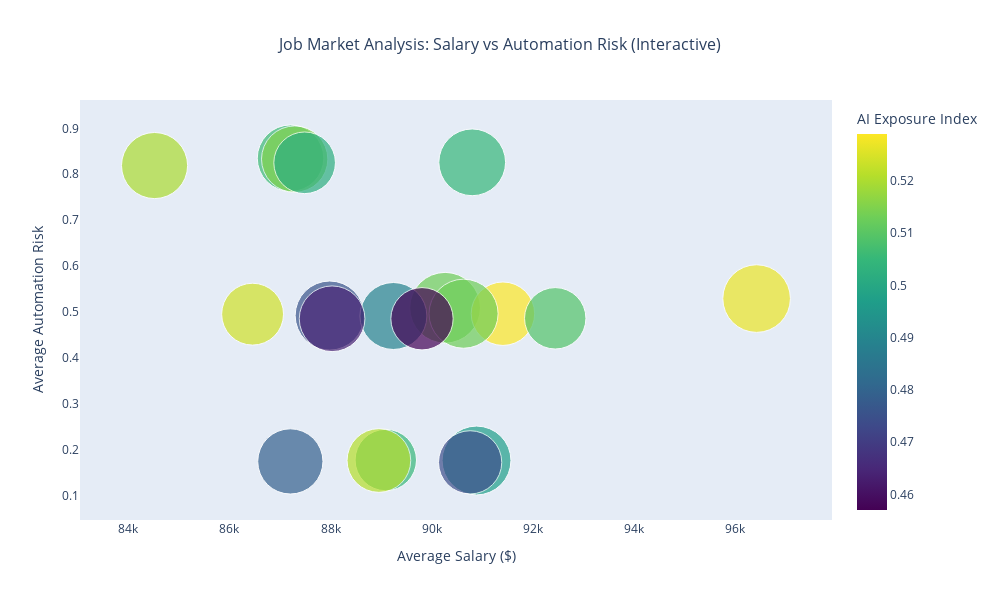

Source (notebook cell):
### Code cell
# Figure 3: Job-level analysis with interactive Plotly
# Aggregate by job title
df_jobs = df_total.groupby('Job_Title').agg({
    'Automation_Probability_2030': ['mean', 'std', 'count'],
    'Average_Salary': 'mean',
    'AI_Exposure_Index': 'mean',
    'Tech_Growth_Factor': 'mean',
    'Total_Skills_Score': 'mean'
}).round(3)

df_jobs.columns = ['Avg_Automation_Risk', 'Std_Automation_Risk', 'Job_Count','Avg_Salary', 'Avg_AI_Exposure', 'Avg_Tech_Growth', 'Avg_Skills_Score']
df_jobs = df_jobs.reset_index().sort_values('Avg_Automation_Risk', ascending=False)

# Interactive bubble chart
fig = px.scatter(df_jobs,
                 x='Avg_Salary',
                 y='Avg_Automation_Risk',
                 size='Job_Count',
                 color='Avg_AI_Exposure',
                 hover_name='Job_Title',
                 hover_data=['Avg_Tech_Growth', 'Avg_Skills_Score'],
                 title='Job Market Analysis: Salary vs Automation Risk (Interactive)',
                 labels={'Avg_Salary': 'Average Salary ($)',
                        'Avg_Automation_Risk': 'Average Automation Risk',
                        'Avg_AI_Exposure': 'AI Exposure Index',
                        'Job_Count': 'Number of Records'},
                 color_continuous_scale='Viridis',
                 size_max=50
                )
fig.update_layout(
    width=1000,
    height=600,
    title_font_size=16,
    title_x=0.5,
)
fig.update_xaxes(showgrid=False)
fig.update_yaxes(showgrid=False)
fig.show()

### Figure 1 — Plotly figure (JSON) as saved in the notebook; plotly's stock layout.template omitted (floating-point values rounded to 4 significant figures)
{"data": [{"customdata": [[0.997, 4.937], [0.987, 4.959], [0.998, 4.981], [0.991, 5.104], [1.027, 5.057], [0.992, 4.93], [0.976, 4.879], [1.081, 4.941], [0.96, 5.04], [1.012, 4.956], [0.987, 4.985], [0.987, 5.044], [1.015, 4.923], [0.976, 4.964], [1.028, 4.997], [0.964, 4.919], [0.986, 5.09], [1.009, 4.926], [0.962, 5.053], [0.978, 5.019]], "hovertemplate": "<b>%{hovertext}</b><br><br>Average Salary ($)=%{x}<br>Average Automation Risk=%{y}<br>Number of Records=%{marker.size}<br>Avg_Tech_Growth=%{customdata[0]}<br>Avg_Skills_Score=%{customdata[1]}<br>AI Exposure Index=%{marker.color}<extra></extra>", "hovertext": ["Retail Worker", "Security Guard", "Construction Worker", "Customer Support", "Truck Driver", "Graphic Designer", "Software Engineer", "Chef", "Data Scientist", "Marketing Manager", "UX Researcher", "HR Specialist", "Lawyer", "Mechanic", "Financial Analyst", "Doctor", "Nurse", "Teacher", "Research Scientist", "AI Engineer"], "legendgroup": "", "marker": {"color": [0.506, 0.515, 0.505, 0.502, 0.52, 0.527, 0.513, 0.529, 0.513, 0.524, 0.476, 0.489, 0.509, 0.457, 0.464, 0.505, 0.521, 0.497, 0.479, 0.474], "coloraxis": "coloraxis", "size": [155, 154, 156, 133, 153, 160, 175, 141, 167, 134, 167, 157, 132, 136, 151, 132, 142, 166, 149, 140], "sizemode": "area", "sizeref": 0.07, "symbol": "circle"}, "mode": "markers", "name": "", "orientation": "v", "showlegend": false, "type": "scatter", "x": [87210.0, 87290.0, 90800.0, 87490.0, 84520.0, 96420.0, 90260.0, 91410.0, 90630.0, 86460.0, 87980.0, 89240.0, 92440.0, 89810.0, 88030.0, 89090.0, 88960.0, 90890.0, 87200.0, 90760.0], "xaxis": "x", "y": [0.835, 0.833, 0.826, 0.825, 0.819, 0.529, 0.509, 0.496, 0.496, 0.495, 0.492, 0.491, 0.486, 0.485, 0.485, 0.177, 0.176, 0.176, 0.174, 0.172], "yaxis": "y"}], "layout": {"coloraxis": {"colorbar": {"title": {"text": "AI Exposure Index"}}, "colorscale": [[0, "#440154"], [0.1111, "#482878"], [0.2222, "#3e4989"], [0.3333, "#31688e"], [0.4444, "#26828e"], [0.5556, "#1f9e89"], [0.6667, "#35b779"], [0.7778, "#6ece58"], [0.8889, "#b5de2b"], [1, "#fde725"]]}, "height": 600, "legend": {"itemsizing": "constant", "tracegroupgap": 0}, "title": {"font": {"size": 16}, "text": "Job Market Analysis: Salary vs Automation Risk (Interactive)", "x": 0.5}, "width": 1000, "xaxis": {"anchor": "y", "domain": [0, 1], "showgrid": false, "title": {"text": "Average Salary ($)"}}, "yaxis": {"anchor": "x", "domain": [0, 1], "showgrid": false, "title": {"text": "Average Automation Risk"}}}}
